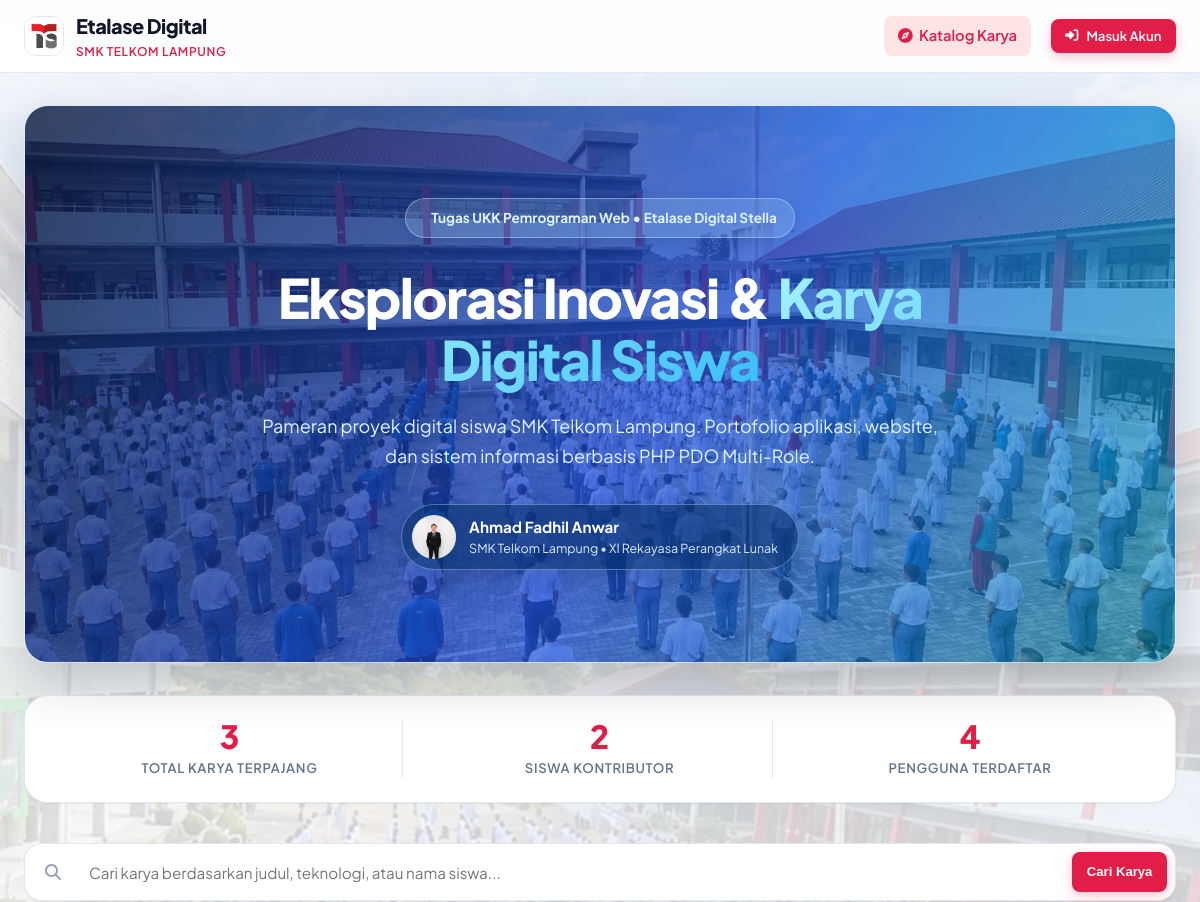
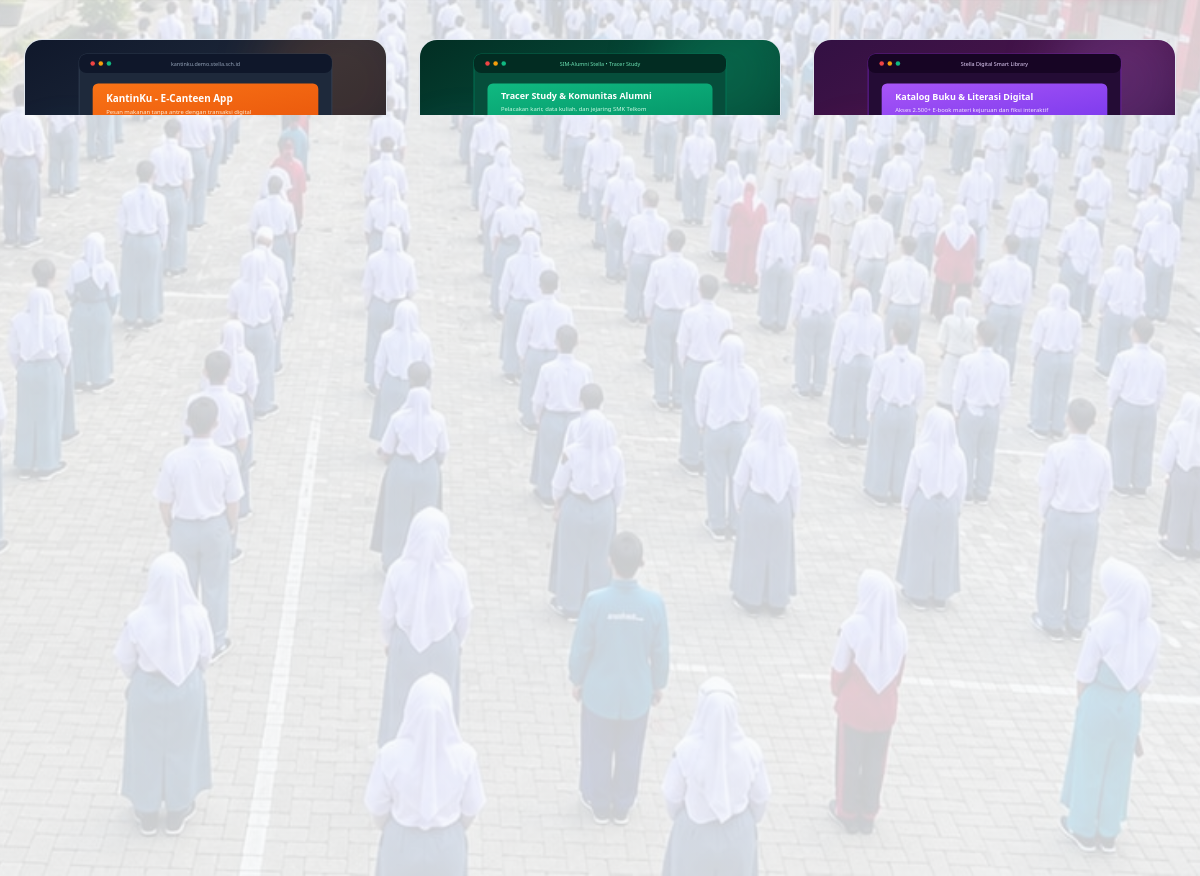
The page / on the database its author committed (2 pictures, top to bottom).
### tables this page shows
CREATE TABLE IF NOT EXISTS projects (
    id INT AUTO_INCREMENT PRIMARY KEY,
    user_id INT NOT NULL,
    nama_project VARCHAR(150) NOT NULL,
    deskripsi TEXT NOT NULL,
    gambar VARCHAR(255) NOT NULL,
    link_project VARCHAR(255) NOT NULL,
    demo VARCHAR(255) DEFAULT NULL,
    created_at TIMESTAMP DEFAULT CURRENT_TIMESTAMP,
    FOREIGN KEY (user_id) REFERENCES users(id) ON DELETE CASCADE
);

CREATE TABLE IF NOT EXISTS users (
    id INT AUTO_INCREMENT PRIMARY KEY,
    nama VARCHAR(100) NOT NULL,
    email VARCHAR(100) UNIQUE NOT NULL,
    password VARCHAR(255) NOT NULL,
    avatar VARCHAR(255) DEFAULT NULL,
    role ENUM('super_admin', 'admin', 'siswa') DEFAULT 'siswa',
    created_at TIMESTAMP DEFAULT CURRENT_TIMESTAMP
);

### config/kuis_db.php (called while the page is built, shortened)
<?php
if (!function_exists('e')) {
    function e($value) {
        return htmlspecialchars($value ?? '', ENT_QUOTES, 'UTF-8');
    }
}

### index.php (the view, shortened to what this page needs)
<?php
require_once __DIR__ . '/config/kuis_db.php';
require_once __DIR__ . '/middleware/auth_check.php';
$q = trim($_GET['q'] ?? '');
$sql = "SELECT p.*, u.nama AS nama_pembuat, u.email AS email_pembuat, u.role AS role_pembuat
        FROM projects p
        JOIN users u ON u.id = p.user_id";
$params = [];
$sql .= " ORDER BY p.created_at DESC";
$stmt = $pdo->prepare($sql);
$stmt->execute($params);
$projects = $stmt->fetchAll();
$totalProjects = $pdo->query("SELECT COUNT(*) FROM projects")->fetchColumn();
$totalStudents = $pdo->query("SELECT COUNT(*) FROM users WHERE role = 'siswa'")->fetchColumn();
$totalUsers    = $pdo->query("SELECT COUNT(*) FROM users")->fetchColumn();
$activePage = 'home';
$pageCss = 'main.css';
require __DIR__ . '/includes/header.php';
?>
<section class="hero-section">
    <div class="hero-glow"></div>
    <div class="hero-panel">
        <div class="container hero-body">
            <div class="hero-badge">
                Tugas UKK Pemrograman Web &bull; Etalase Digital Stella
            </div>
            <h1 class="hero-title">
                Eksplorasi Inovasi &amp; <span>Karya Digital Siswa</span>
            </h1>
            <p class="hero-desc">
                Pameran proyek digital siswa SMK Telkom Lampung. Portofolio aplikasi, website, dan sistem informasi berbasis PHP PDO Multi-Role.
            </p>
            <div class="hero-author-card">
                <div class="hero-author-avatar">
                    <img src="assets/images/profile.png" alt="Foto Ahmad Fadhil Anwar">
                </div>
                <div class="hero-author-info">
                    <div class="hero-author-name">Ahmad Fadhil Anwar</div>
                    <div class="hero-author-school">SMK Telkom Lampung &bull; XI Rekayasa Perangkat Lunak</div>
                </div>
            </div>
        </div>
    </div>
</section>
<div class="stats-bar">
    <div class="stats-grid">
        <div class="stat-item">
            <div class="stat-number"><?= (int)$totalProjects ?></div>
            <div class="stat-label">Total Karya Terpajang</div>
        </div>
        <div class="stat-item">
            <div class="stat-number"><?= (int)$totalStudents ?></div>
            <div class="stat-label">Siswa Kontributor</div>
        </div>
        <div class="stat-item">
            <div class="stat-number"><?= (int)$totalUsers ?></div>
            <div class="stat-label">Pengguna Terdaftar</div>
        </div>
    </div>
</div>
<div class="search-bar-wrap">
    <form action="index.php" method="GET" class="search-form">
        <i class="fa-solid fa-magnifying-glass" style="margin-left: 0.75rem; color: var(--color-text-light); align-self: center;"></i>
        <input type="text" name="q" id="clientSearchInput" class="search-input"
               placeholder="Cari karya berdasarkan judul, teknologi, atau nama siswa..."
               value="<?= e($q) ?>">
        <button type="submit" class="btn btn-primary btn-sm">
            Cari Karya
        </button>
    </form>
</div>
<div class="projects-grid">
    <?php if (empty($projects)): ?>
        <div style="grid-column: 1 / -1; text-align: center; padding: 4rem 1rem; background: var(--color-surface); border: 1px dashed var(--color-border); border-radius: var(--radius-xl);">
            <div class="brand-icon" style="margin: 0 auto 1.25rem; width: 56px; height: 56px; font-size: 1.5rem; background: var(--color-surface-muted); color: var(--color-text-muted);">
                <i class="fa-solid fa-folder-open"></i>
            </div>
            <h3 style="font-size: 1.25rem; font-weight: 700; color: var(--color-text-main); margin-bottom: 0.5rem;">
                Belum ada proyek karya yang ditemukan
            </h3>
            <p style="color: var(--color-text-muted); font-size: 0.95rem; margin-bottom: 1.5rem;">
                <?= $q !== '' ? 'Coba ubah kata kunci pencarian Anda.' : 'Jadilah yang pertama menambahkan proyek karya digital ke etalase!' ?>
            </p>
            <?php if ($currentUser): ?>
                <a href="project_tambah.php" class="btn btn-primary">
                    <i class="fa-solid fa-plus"></i> Tambah Proyek Sekarang
                </a>
            <?php else: ?>
                <a href="auth/login.php" class="btn btn-primary">
                    <i class="fa-solid fa-right-to-bracket"></i> Masuk untuk Menambah Karya
                </a>
            <?php endif; ?>
        </div>
    <?php else: ?>
        <?php foreach ($projects as $project): ?>
            <div class="project-card" id="project-<?= (int)$project['id'] ?>">
                <a href="detail.php?id=<?= (int)$project['id'] ?>" class="card-image-wrap" title="Lihat detail karya">
                    <img src="uploads/projects/<?= e($project['gambar']) ?>" alt="<?= e($project['nama_project']) ?>" class="card-img"
                         onerror="this.src='uploads/projects/default-project.svg'">
                </a>
                <div class="card-body">
                    <h3 class="card-title">
                        <a href="detail.php?id=<?= (int)$project['id'] ?>"><?= e($project['nama_project']) ?></a>
                    </h3>
                    <p class="card-desc"><?= nl2br(e($project['deskripsi'])) ?></p>
                    <div class="card-footer">
                        <div class="author-tag">
                            <div class="author-tag-avatar">
                                <?php if ($project['nama_pembuat'] === 'Ahmad Fadhil Anwar'): ?>
                                    <img src="assets/images/profile.png" alt="Foto Ahmad Fadhil Anwar">
                                <?php else: ?>
                                    <?= e(strtoupper(substr($project['nama_pembuat'], 0, 1))) ?>
                                <?php endif; ?>
                            </div>
                            <div>
                                <div><?= e($project['nama_pembuat']) ?></div>
                                <div style="font-size: 0.72rem;"><?= role_badge($project['role_pembuat']) ?></div>
                            </div>
                        </div>
                        <div class="project-actions">
                            <?php if (!empty($project['link_project'])): ?>
                                <a href="<?= e($project['link_project']) ?>" target="_blank" rel="noopener" class="btn btn-outline btn-sm" title="Buka Link Proyek / Repo">
                                    <i class="fa-brands fa-github"></i>
                                </a>
                            <?php endif; ?>
                            <?php if (!empty($project['demo'])): ?>
                                <a href="<?= e($project['demo']) ?>" target="_blank" rel="noopener" class="btn btn-primary btn-sm" title="Live Demo">
                                    <i class="fa-solid fa-arrow-up-right-from-square"></i> Demo
                                </a>
                            <?php endif; ?>
                        </div>
                    </div>
                </div>
            </div>
        <?php endforeach; ?>
    <?php endif; ?>
</div>
<?php require __DIR__ . '/includes/footer.php'; ?>

### includes/header.php (shortened to what this page needs)
<?php
require_once __DIR__ . '/../config/kuis_db.php';
require_once __DIR__ . '/../middleware/auth_check.php';
$currentUser = current_user();
$currentRole = current_role();
$activePage = $activePage ?? '';
$pageCss = $pageCss ?? '';
$scriptName = str_replace('\\', '/', $_SERVER['SCRIPT_NAME'] ?? '');
$isSubfolder = (strpos($scriptName, '/admin/') !== false || strpos($scriptName, '/auth/') !== false);
$baseUrl = $isSubfolder ? '../' : '';
$pageCssPath = __DIR__ . '/../assets/css/' . $pageCss;
$pageCssVersion = $pageCss !== '' && is_file($pageCssPath) ? filemtime($pageCssPath) : false;
?>
<!DOCTYPE html>
<html lang="id">
<head>
    <link rel="stylesheet" href="https://cdnjs.cloudflare.com/ajax/libs/font-awesome/6.5.1/css/all.min.css">
    <link rel="stylesheet" href="<?= $baseUrl ?>assets/css/style.php.css">
    <link rel="stylesheet" href="<?= $baseUrl ?>assets/css/style.css">
    <?php if (!empty($pageCss)): ?>
        <link rel="stylesheet" href="<?= $baseUrl ?>assets/css/<?= e($pageCss) ?><?= $pageCssVersion !== false ? '?v=' . (int)$pageCssVersion : '' ?>">
    <?php endif; ?>
</head>
<body class="<?= $activePage === 'home' ? 'page-home' : '' ?>">
<header class="navbar">
    <div class="container nav-container">
        <a href="<?= $baseUrl ?>index.php" class="nav-brand">
            <div class="brand-icon brand-logo-container">
                <img src="<?= $baseUrl ?>assets/images/logots.png" alt="Logo SMK Telkom Lampung" class="brand-logo">
            </div>
            <div>
                Etalase Digital
                <span class="brand-sub">SMK Telkom Lampung</span>
            </div>
        </a>
        <nav>
            <ul class="nav-menu" id="navMenu">
                <li>
                    <a href="<?= $baseUrl ?>index.php" class="nav-link <?= $activePage === 'home' ? 'active' : '' ?>">
                        <i class="fa-solid fa-compass"></i> Katalog Karya
                    </a>
                </li>
            </ul>
        </nav>
        <div class="nav-actions">
            <?php if ($currentUser): ?>
                <a href="<?= $baseUrl ?>profile.php" class="nav-user" title="Buka profil saya">
                    <div class="user-avatar">
                        <?php if (!empty($currentUser['avatar']) && is_file(__DIR__ . '/../uploads/profiles/' . $currentUser['avatar'])): ?>
                            <img src="<?= $baseUrl ?>uploads/profiles/<?= e($currentUser['avatar']) ?>" alt="">
                        <?php else: ?>
                            <?= e(strtoupper(substr($currentUser['nama'], 0, 1))) ?>
                        <?php endif; ?>
                    </div>
                    <div class="user-details">
                        <span class="user-name"><?= e($currentUser['nama']) ?></span>
                        <div style="font-size: 0.72rem;">
                            <?= role_badge($currentRole) ?>
                        </div>
                    </div>
                </a>
                <a href="<?= $baseUrl ?>auth/logout.php" class="btn btn-outline btn-sm" title="Keluar dari Akun">
                    <i class="fa-solid fa-arrow-right-from-bracket"></i> Keluar
                </a>
            <?php else: ?>
                <a href="<?= $baseUrl ?>auth/login.php" class="btn btn-primary btn-sm">
                    <i class="fa-solid fa-right-to-bracket"></i> Masuk Akun
                </a>
            <?php endif; ?>
        </div>
    </div>
</header>
<main class="main-content">
    <div class="container">

### middleware/auth_check.php (shortened to what this page needs)
<?php
if (!function_exists('current_user')) {
    function current_user(): ?array {
        return $_SESSION['user'] ?? null;
    }
}
if (!function_exists('role_badge')) {
    function role_badge(?string $role): string {
        switch ($role) {
            case 'siswa':
                return '<span class="badge badge-siswa"><i class="fa-solid fa-graduation-cap me-1"></i> Siswa</span>';
        }
    }
}

### includes/footer.php (shortened to what this page needs)
    </div>
</main>
<footer class="site-footer">
    <div class="container footer-container">
        <div class="footer-top">
            <div class="footer-brand">
                <div class="brand-icon" style="width: 32px; height: 32px; font-size: 0.95rem;">
                    <i class="fa-solid fa-code"></i>
                </div>
                <div>
                    <div>Etalase Digital Stella</div>
                    <div style="font-size: 0.75rem; color: #94a3b8; font-weight: 500;">SMK Telkom Lampung</div>
                </div>
            </div>
            <div class="footer-signature" style="font-size: 0.88rem; color: #cbd5e1;">
                <i class="fa-solid fa-graduation-cap text-primary" style="color: var(--color-primary); margin-right: 0.35rem;"></i>
                Ahmad Fadhil Anwar &bull; Kelas XI Rekayasa Perangkat Lunak
            </div>
        </div>
        <div class="footer-bottom">
            <div>&copy; <?= date('Y') ?> Etalase Digital Stella. Dibuat dengan PHP Native, PDO MySQL, &amp; Vanilla CSS Modern.</div>
            <div style="color: #64748b;">Tugas Pemrograman Web</div>
        </div>
    </div>
</footer>
</body>
</html>

### rows shown on the page
projects: gambar (picture), nama_project "KantinKu - Sistem Pemesanan Kantin Digital", deskripsi "Aplikasi web pemesanan makanan dan minuman kantin sekolah berbasis online untuk mengurangi antrean siswa di jam…", user.nama "Ahmad Fadhil Anwar"
projects: gambar (picture), nama_project "SIM-Alumni SMK Telkom Lampung", deskripsi "Sistem Informasi Manajemen Alumni Stella untuk pendataan penelusuran tamatan (Tracer Study), lowongan kerja, serta…", user.nama "Ahmad Fadhil Anwar", shows "Siswa"
projects: gambar (picture), nama_project "Stella Library - E-Perpustakaan Pintar", deskripsi "Katalog perpustakaan digital interaktif dengan fitur peminjaman buku via QR Code, pencarian judul buku cerdas, dan…", user.nama "S", user.nama "Siswa Contoh"

### other values the page prints
$totalProjects "3"
$totalStudents "2"
$totalUsers "4"
